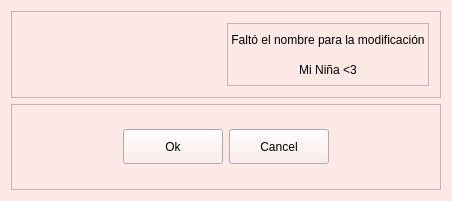
<?xml version="1.0" encoding="UTF-8"?>
<ui version="4.0">
 <class>Dialog</class>
 <widget class="QDialog" name="Dialog">
  <property name="geometry">
   <rect>
    <x>0</x>
    <y>0</y>
    <width>452</width>
    <height>201</height>
   </rect>
  </property>
  <property name="windowTitle">
   <string>Dialog</string>
  </property>
  <property name="styleSheet">
   <string notr="true">background-color: rgb(252, 232, 229);</string>
  </property>
  <layout class="QVBoxLayout" name="verticalLayout">
   <item>
    <widget class="QFrame" name="frame">
     <property name="frameShape">
      <enum>QFrame::StyledPanel</enum>
     </property>
     <property name="frameShadow">
      <enum>QFrame::Raised</enum>
     </property>
     <layout class="QHBoxLayout" name="horizontalLayout_3">
      <property name="spacing">
       <number>7</number>
      </property>
      <property name="leftMargin">
       <number>5</number>
      </property>
      <property name="topMargin">
       <number>11</number>
      </property>
      <property name="rightMargin">
       <number>11</number>
      </property>
      <property name="bottomMargin">
       <number>11</number>
      </property>
      <item>
       <widget class="QPushButton" name="btn_ok_2">
        <property name="minimumSize">
         <size>
          <width>100</width>
          <height>35</height>
         </size>
        </property>
        <property name="cursor">
         <cursorShape>OpenHandCursor</cursorShape>
        </property>
        <property name="styleSheet">
         <string notr="true">vQFrame{
background-color: rgb(51, 157, 255);
}

QPushButton{
color: rgb(0, 0, 0);
background-color: rgb(252, 232, 229);
border-bottom-right-radius:10px;
font: 75 8pt &quot;Open Sans Semibold&quot;
}

QPushButton:hover{
color: rgb(255, 255, 255);
background-color: rgb(252, 232, 229);
font: 75 9pt  &quot;Open Sans Semibold&quot;
}</string>
        </property>
        <property name="text">
         <string/>
        </property>
        <property name="icon">
         <iconset>
          <normaloff>images/1168621.png</normaloff>images/1168621.png</iconset>
        </property>
        <property name="iconSize">
         <size>
          <width>75</width>
          <height>75</height>
         </size>
        </property>
       </widget>
      </item>
      <item>
       <widget class="QFrame" name="frame_3">
        <property name="frameShape">
         <enum>QFrame::StyledPanel</enum>
        </property>
        <property name="frameShadow">
         <enum>QFrame::Raised</enum>
        </property>
        <layout class="QVBoxLayout" name="verticalLayout_2">
         <property name="spacing">
          <number>0</number>
         </property>
         <property name="leftMargin">
          <number>0</number>
         </property>
         <property name="topMargin">
          <number>0</number>
         </property>
         <property name="rightMargin">
          <number>0</number>
         </property>
         <property name="bottomMargin">
          <number>0</number>
         </property>
         <item>
          <widget class="QLabel" name="label">
           <property name="styleSheet">
            <string notr="true">font: 75 10pt &quot;Open Sans Semibold&quot;</string>
           </property>
           <property name="text">
            <string>Faltó el nombre para la modificación</string>
           </property>
           <property name="alignment">
            <set>Qt::AlignCenter</set>
           </property>
          </widget>
         </item>
         <item>
          <widget class="QLabel" name="label_2">
           <property name="styleSheet">
            <string notr="true">font: 75 10pt &quot;Open Sans Semibold&quot;</string>
           </property>
           <property name="text">
            <string>Mi Niña &lt;3</string>
           </property>
           <property name="alignment">
            <set>Qt::AlignCenter</set>
           </property>
          </widget>
         </item>
        </layout>
       </widget>
      </item>
     </layout>
    </widget>
   </item>
   <item>
    <widget class="QFrame" name="frame_2">
     <property name="styleSheet">
      <string notr="true">background-color: rgb(252, 232, 229);</string>
     </property>
     <property name="frameShape">
      <enum>QFrame::StyledPanel</enum>
     </property>
     <property name="frameShadow">
      <enum>QFrame::Raised</enum>
     </property>
     <layout class="QHBoxLayout" name="horizontalLayout">
      <item>
       <spacer name="horizontalSpacer">
        <property name="orientation">
         <enum>Qt::Horizontal</enum>
        </property>
        <property name="sizeHint" stdset="0">
         <size>
          <width>79</width>
          <height>20</height>
         </size>
        </property>
       </spacer>
      </item>
      <item>
       <widget class="QPushButton" name="btn_ok">
        <property name="minimumSize">
         <size>
          <width>100</width>
          <height>35</height>
         </size>
        </property>
        <property name="cursor">
         <cursorShape>OpenHandCursor</cursorShape>
        </property>
        <property name="styleSheet">
         <string notr="true">vQFrame{
background-color: rgb(51, 157, 255);
}

QPushButton{
color: rgb(0, 0, 0);
background-color: rgb(252, 232, 229);
font: 75 8pt &quot;Open Sans Semibold&quot;
}

QPushButton:hover{
color: rgb(255, 255, 255);
	background-color: rgb(230, 135, 149);
border-bottom-right-radius:10px;
border-bottom-left-radius:10px;
border-top-right-radius:10px;
border-top-left-radius:10px;
font: 75 9pt  &quot;Open Sans Semibold&quot;
}</string>
        </property>
        <property name="text">
         <string>Ok</string>
        </property>
       </widget>
      </item>
      <item>
       <widget class="QPushButton" name="btn_cancel">
        <property name="minimumSize">
         <size>
          <width>100</width>
          <height>35</height>
         </size>
        </property>
        <property name="cursor">
         <cursorShape>ClosedHandCursor</cursorShape>
        </property>
        <property name="styleSheet">
         <string notr="true">vQFrame{
background-color: rgb(51, 157, 255);
}

QPushButton{
color: rgb(0, 0, 0);
background-color: rgb(252, 232, 229);
font: 75 8pt &quot;Open Sans Semibold&quot;
}

QPushButton:hover{
color: rgb(255, 255, 255);
	background-color: rgb(230, 135, 149);
border-bottom-right-radius:10px;
border-bottom-left-radius:10px;
border-top-right-radius:10px;
border-top-left-radius:10px;
font: 75 9pt  &quot;Open Sans Semibold&quot;
}</string>
        </property>
        <property name="text">
         <string>Cancel</string>
        </property>
       </widget>
      </item>
      <item>
       <spacer name="horizontalSpacer_2">
        <property name="orientation">
         <enum>Qt::Horizontal</enum>
        </property>
        <property name="sizeHint" stdset="0">
         <size>
          <width>79</width>
          <height>20</height>
         </size>
        </property>
       </spacer>
      </item>
     </layout>
    </widget>
   </item>
  </layout>
 </widget>
 <resources/>
 <connections/>
</ui>
